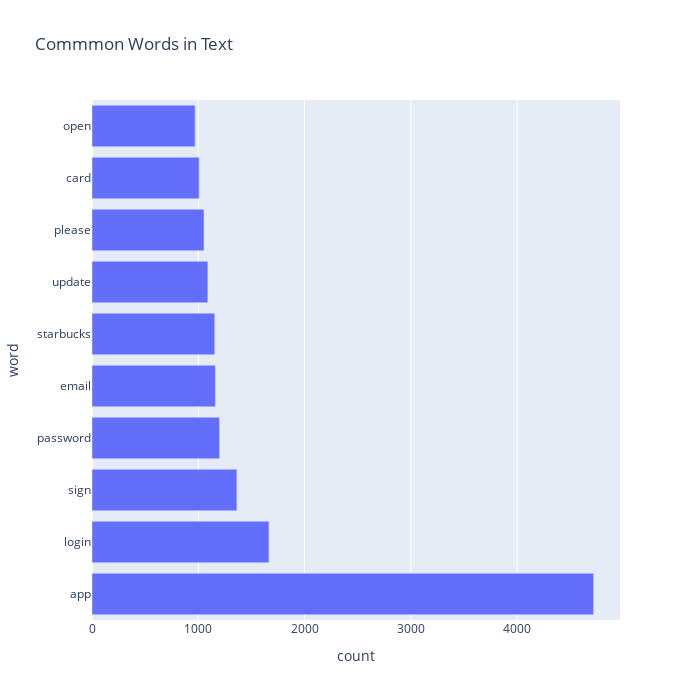

Notebook source saved alongside this figure:
### Code cell
px.bar(temp, x="count", y="word", title='Commmon Words in Text', orientation='h', 
             width=700, height=700)

### Figure 1 — Plotly figure (JSON) as saved in the notebook; plotly's stock layout.template omitted (floating-point values rounded to 4 significant figures)
{"data": [{"alignmentgroup": "True", "hovertemplate": "count=%{x}<br>word=%{y}<extra></extra>", "legendgroup": "", "marker": {"color": "#636efa", "pattern": {"shape": ""}}, "name": "", "offsetgroup": "", "orientation": "h", "showlegend": false, "textposition": "auto", "type": "bar", "x": [4719, 1665, 1363, 1200, 1161, 1155, 1090, 1054, 1008, 970], "xaxis": "x", "y": ["app", "login", "sign", "password", "email", "starbucks", "update", "please", "card", "open"], "yaxis": "y"}], "layout": {"barmode": "relative", "height": 700, "legend": {"tracegroupgap": 0}, "title": {"text": "Commmon Words in Text"}, "width": 700, "xaxis": {"anchor": "y", "domain": [0, 1], "title": {"text": "count"}}, "yaxis": {"anchor": "x", "domain": [0, 1], "title": {"text": "word"}}}}
